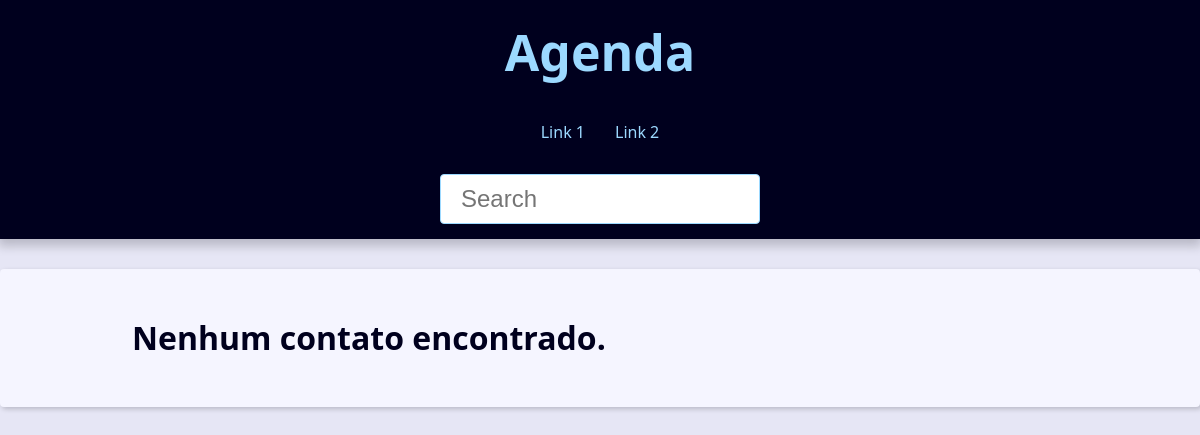
The app's page /, older data.
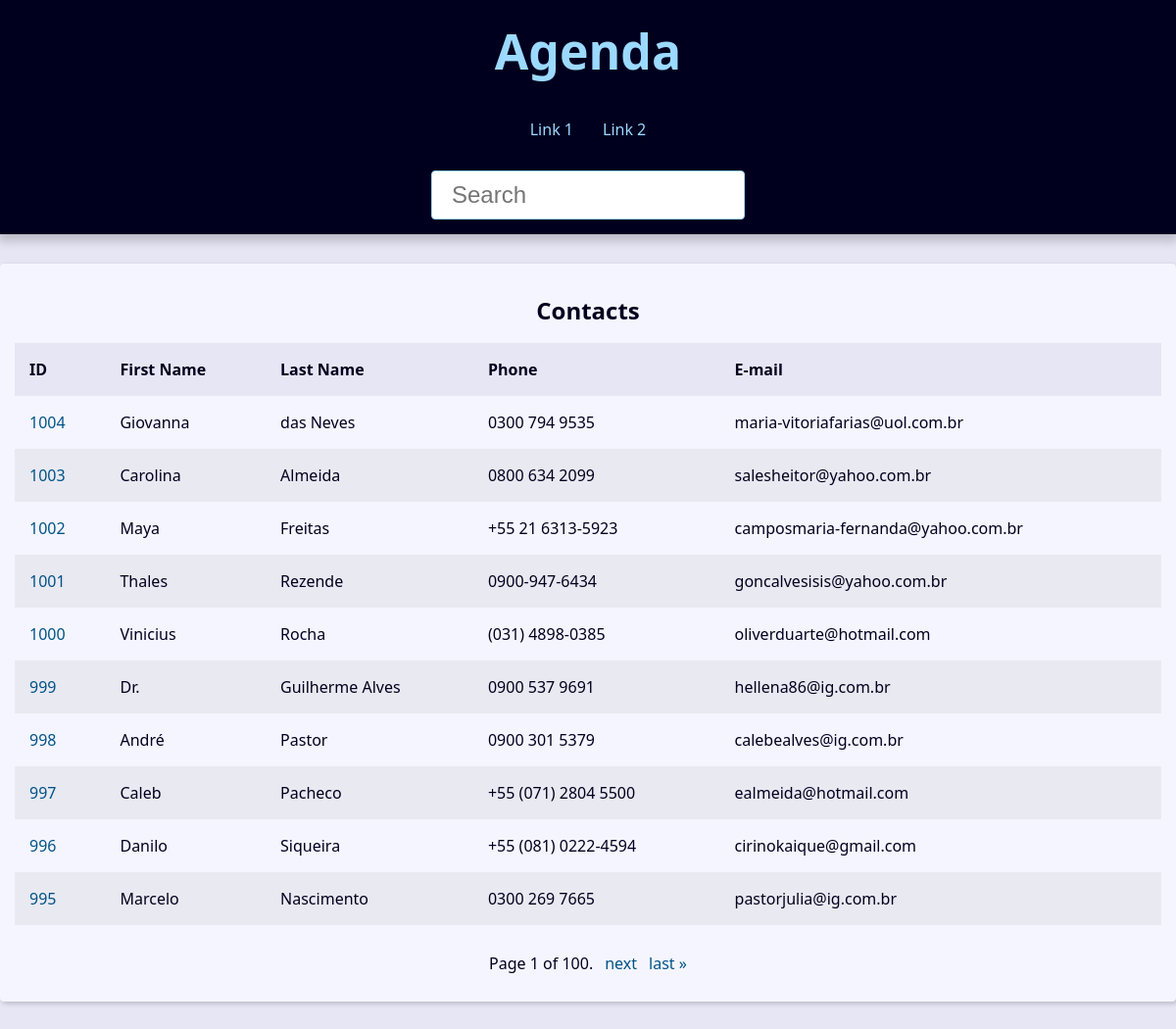
The same page, newer data.
### contact/models.py (models this page shows, shortened)
class Contact(models.Model):
    first_name = models.CharField(max_length=50)
    last_name = models.CharField(max_length=50, blank=True)
    phone = models.CharField(max_length=50)
    email = models.EmailField(max_length=254, blank=True)
    created_date = models.DateTimeField(default=timezone.now)
    description = models.TextField(blank=True)
    show = models.BooleanField(default=True)
    picture = models.ImageField(blank=True, upload_to="pictures/%Y/%m/")
    category = models.ForeignKey(
        Category, on_delete=models.SET_NULL, blank=True, null=True
    )
    owner = models.ForeignKey(User, on_delete=models.SET_NULL, blank=True, null=True)

### contact/views/contact_views.py (the view)
# urls.py: path("", views.index, name="index"),
def index(request):
    contacts = Contact.objects.filter(show=True).order_by("-id")
    paginator = Paginator(contacts, 10)
    page_number = request.GET.get("page")
    page_obj = paginator.get_page(page_number)
    context = {
        "page_obj": page_obj,
        "site_title": "Contatos - ",
    }
    return render(request, "contact/index.html", context)

### contact/templates/contact/index.html
{% extends 'global/base.html' %}
{% block content %}
{% if page_obj %}
<div class="responsive-table">
    <table class="contacts-table">
        <caption class="table-caption ">
            Contacts
        </caption>
        <thead>
            <tr class="table-row table-row-header">
                <th class="table-header">ID</th>
                <th class="table-header">First Name</th>
                <th class="table-header">Last Name</th>
                <th class="table-header">Phone</th>
                <th class="table-header">E-mail</th>
            </tr>
        </thead>
        <tbody>
            {% for contact in page_obj %}
            <tr class="table-row">
                <td class="table-cel">
                    <a class="table-link" href="{% url 'contact:contact' contact.id %}">
                        {{ contact.id }}
                    </a>
                </td>
                <td class="table-cel">
                    {{ contact.first_name }}
                </td>
                <td class="table-cel">
                    {{ contact.last_name }}
                </td>
                <td class="table-cel">
                    {{ contact.phone }}
                </td>
                <td class="table-cel">
                    {{ contact.email }}
                </td>
            </tr>
            {% endfor %}
        </tbody>
    </table>
</div>
{% else %}
<div class="single-contact">
    <h1 class="single-contact-name">
        Nenhum contato encontrado.
    </h1>
</div>
{% endif %}
{% endblock content %}

### base_templates/global/base.html
<!DOCTYPE html>
<html lang="pt-br">
<head>
  {% include 'global/partials/_head.html' %}
</head>
<body>
  {% include 'global/partials/_header.html' %}
  <main class="content">
    {% block content %}{% endblock content %}
    {% include 'global/partials/_pagination.html' %}
  </main>
</body>
</html>

### base_templates/global/partials/_head.html (shortened to what this page needs)
{% load static %}
<link rel="stylesheet" href="{% static 'global/css/style.css' %}">

### base_templates/global/partials/_header.html
<header class="header">
  <h1 class="header-heading">
    <a href="{% url 'contact:index' %}" class="header-link">
      Agenda
    </a>
  </h1>
  <nav class="menu">
    <ul class="menu-list">
      <li class="menu-item">
        <a href="" class="menu-link">
          Link 1
        </a>
      </li>
      <li class="menu-item">
        <a href="" class="menu-link">
          Link 2
        </a>
      </li>
    </ul>
  </nav>
  <div class="search">
    <form action="{% url 'contact:search' %}" method="get">
      <input type="search" class="search-input" placeholder="Search" id="search" name="q" value="{{ search_value }}">
    </form>
  </div>
</header>

### base_templates/global/partials/_pagination.html (shortened to what this page needs)
{% if page_obj %}
<div class="pagination">
    <span class="step-links">
        <span class="current">
            Page {{ page_obj.number }} of {{ page_obj.paginator.num_pages }}.
        </span>
        {% if page_obj.has_next %}
        <a href="?page={{ page_obj.next_page_number }}&q={{ request.GET.q.strip }}">next</a>
        <a href="?page={{ page_obj.paginator.num_pages }}&q={{ request.GET.q.strip }}">last &raquo;</a>
        {% endif %}
    </span>
</div>
{% endif %}

### base_static/global/css/style.css (style rules this page uses)
:root { --spacing: 1.5rem; --link-dark-color: rgb(0, 83, 134); --link-light-color: rgb(156, 217, 255); --clr-white: rgb(245, 245, 255); --clr-black: rgb(0, 0, 30); --clr-light-gray: rgb(230, 230, 245); --clr-dark-shadow-5: rgba(0, 0, 10, 5%); --clr-dark-shadow-10: rgba(0, 0, 10, 10%); --clr-dark-shadow-20: rgba(0, 0, 10, 20%); --clr-light-shadow-5: rgba(200, 200, 255, 5%); --clr-light-shadow-10: rgba(200, 200, 255, 10%); --clr-light-shadow-20: rgba(200, 200, 255, 20%); --main-page-width: 120rem; --table-min-width: 60rem; --biggest-font-size: 5rem; --bigger-font-size: 4rem; --big-font-size: 3.2rem; --medium-font-size: 2.4rem; --small-font-size: 1.6rem; --smaller-font-size: 1.4rem; --smallest-font-size: 1.2rem; --transition-fast: 300ms; --transition-medium: 600ms; --transition-slow: 1s; --default-border-radius: 4px; }
*, *::before, *::after { margin: 0; padding: 0; box-sizing: border-box; }
html { font-size: 62.5%; }
body { font-family: system-ui, -apple-system, BlinkMacSystemFont, "Segoe UI", Roboto, Oxygen, Ubuntu, Cantarell, "Open Sans", "Helvetica Neue", sans-serif; line-height: 1.5; font-size: var(--small-font-size); color: var(--clr-black); -webkit-font-smoothing: antialiased; background: var(--clr-light-gray); }
.header { background: var(--clr-black); padding: var(--spacing); box-shadow: 0 5px 10px 2px var(--clr-dark-shadow-20); z-index: 1; position: relative; }
.header-heading { font-size: var(--biggest-font-size); text-align: center; }
.header-link { color: var(--link-light-color); text-decoration: none; transition: filter var(--transition-fast) ease-in-out; }
.menu { margin: var(--spacing); }
.menu-list { list-style: none; display: flex; justify-content: center; flex-flow: row wrap; }
.menu-link { display: block; padding: var(--spacing); color: var(--link-light-color); text-decoration: none; transition: background-color var(--transition-fast) ease-in-out; border-radius: var(--default-border-radius); }
.content { max-width: var(--main-page-width); margin: calc(var(--spacing) * 2) auto; padding: var(--spacing); background: var(--clr-white); box-shadow: 2px 2px 5px var(--clr-dark-shadow-20); border-radius: var(--default-border-radius); }
.responsive-table { width: 100%; overflow-x: auto; }
.contacts-table { width: 100%; min-width: var(--table-min-width); border-collapse: collapse; }
.table-caption { font-size: var(--medium-font-size); font-weight: bold; padding: var(--spacing); }
.table-row { text-align: left; text-overflow: ellipsis; transition: background-color var(--transition-fast) ease-in-out; }
.table-row:nth-of-type(2n) { background: var(--clr-dark-shadow-5); }
.table-row-header { background: var(--clr-light-gray); color: var(--clr-black); }
.table-cel, .table-header { padding: var(--spacing); }
.table-link { color: var(--link-dark-color); transition: color var(--transition-fast) ease-in-out; text-decoration: none; }
.pagination { margin-top: var(--spacing); display: flex; justify-content: center; padding: calc(var(--spacing) * 0.8); font-size: var(--small-font-size); }
.pagination .step-links { display: flex; gap: calc(var(--spacing) * 0.8); }
.pagination .step-links a { color: var(--link-dark-color); transition: color var(--transition-fast) ease-in-out; text-decoration: none; display: block; }
.search { display: flex; justify-content: center; }
.search-input { font-size: var(--medium-font-size); padding: 1rem 2rem; width: 100%; max-width: 32rem; border-radius: var(--default-border-radius); border: 1px solid var(--link-light-color); }

Row changes from the older to the newer data that the page shows:
added Contact: id "1004", first_name "Giovanna", last_name "das Neves", phone "0300 794 9535", email "maria-vitoriafarias@uol.com.br"
added Contact: id "1003", first_name "Carolina", last_name "Almeida", phone "0800 634 2099", email "salesheitor@yahoo.com.br"
added Contact: id "1002", first_name "Maya", last_name "Freitas", phone "+55 21 6313-5923", email "camposmaria-fernanda@yahoo.com.br"
added Contact: id "1001", first_name "Thales", last_name "Rezende", phone "0900-947-6434", email "goncalvesisis@yahoo.com.br"
added Contact: id "1000", first_name "Vinicius", last_name "Rocha", phone "(031) 4898-0385", email "oliverduarte@hotmail.com"
added Contact: id "999", first_name "Dr.", last_name "Guilherme Alves", phone "0900 537 9691", email "hellena86@ig.com.br"
added Contact: id "998", first_name "André", last_name "Pastor", phone "0900 301 5379", email "calebealves@ig.com.br"
added Contact: id "997", first_name "Caleb", last_name "Pacheco", phone "+55 (071) 2804 5500", email "ealmeida@hotmail.com"
added Contact: id "996", first_name "Danilo", last_name "Siqueira", phone "+55 (081) 0222-4594", email "cirinokaique@gmail.com"
added Contact: id "995", first_name "Marcelo", last_name "Nascimento", phone "0300 269 7665", email "pastorjulia@ig.com.br"
Text that changed along with them:
{{ page_obj.number }}: (not shown) → "1"
{{ page_obj.paginator.num_pages }}: (not shown) → "100"
text no longer shown: "Nenhum contato encontrado."
text now shown: "Contacts ID First Name Last Name Phone E-mail Page of . next last »"
